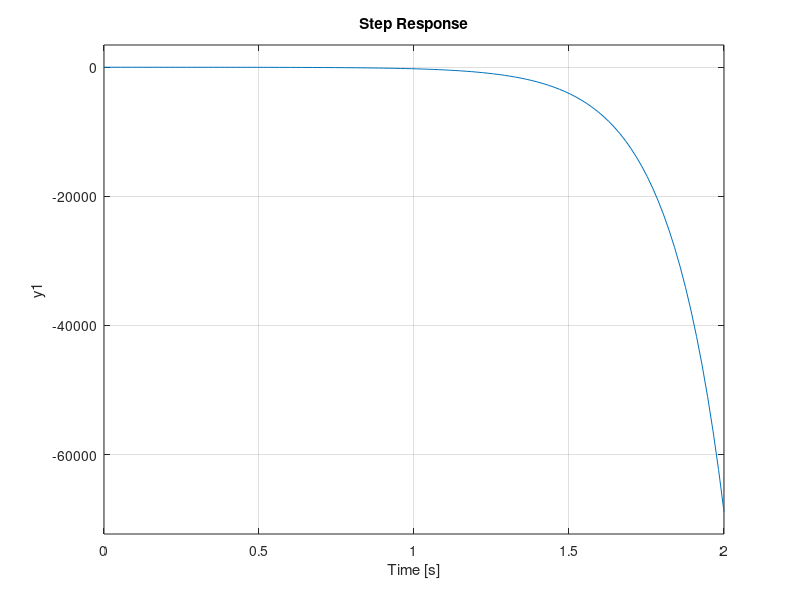
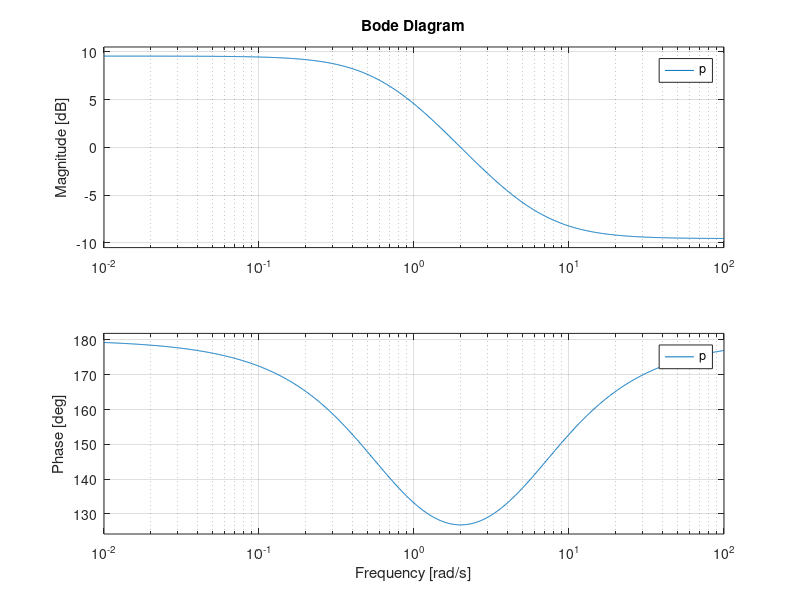

MATLAB code to generate these figures, in order: (Note: this script raises an error after producing the figures.)
% clc;clear;
s = tf('s');
% c = 1/(s^2-1*s+1);
p = -(s-1)/(s^2+1*s+1); % RHP zero
d = s/(s+2); % high pass filter
f = 1/(s*(s+50)); % integrator
% p = 1/(s*(s+6)*(s+3));
% c = 42*(4*s+6)/(s+6);
p = (s-1)/(s-2);
c = 30/(s-20);
s = (s-2)/(s+2);
% p = p*c;
% p = feedback(p*c,1);
p = feedback(1,c*s);
zpk(p)
% pole(p)
figure(1)
step(p)
figure(2)
margin(p)
% figure(3)
% margin(p*c)
% nyquist(p)
% hold all
% margin(d)
hold off
%% controllability & observability
A = [0];
B = [1];
C = [1];
co = ctrb(A,B);
ob = obsv(A,C);
r = rank(co);
unco = length(A) - rank(co)
unob = length(A)-rank(ob)
%% 

fplot(@(s) 2/(s+3));
hold off
%% 
p = (s-2)/(s+2);
bode(p)
%%
syms x
eqn = 1*x^2 + -4*x -1 == 0
s = vpasolve(eqn)